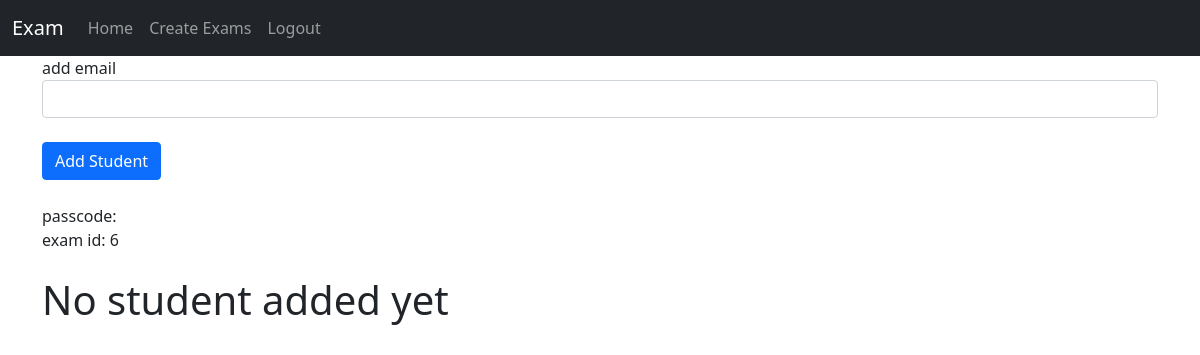
Page /teacher/students/6/ (signed in) on the earlier database version.
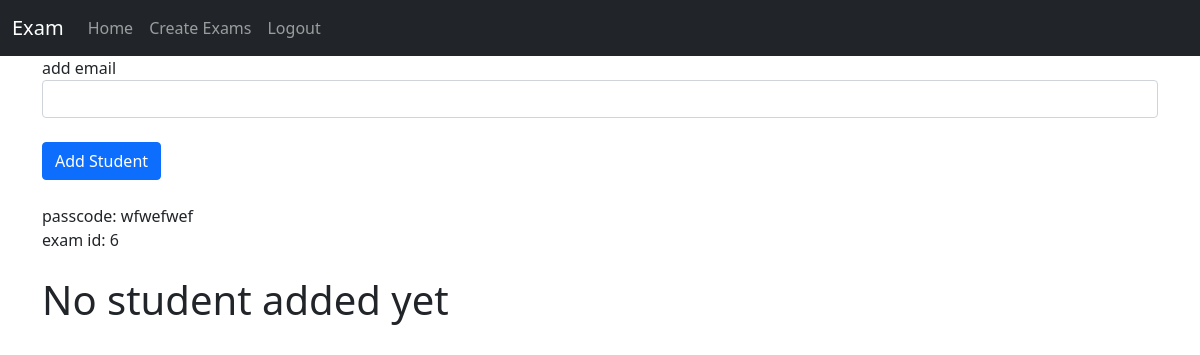
Same page on the later database version.
### apps/teachers/models.py (models this page shows, shortened)
class Exam(models.Model):
    teacher = models.ForeignKey(User, related_name="exams", on_delete=models.CASCADE)
    name = models.CharField(max_length=255)
    duration = models.IntegerField()
    created_on = models.DateTimeField(auto_now=True)
    start_datetime = models.DateTimeField()
    slug = models.SlugField()
    pass_code = models.CharField(max_length=100)
    exam_type = models.CharField(
        max_length=20, choices=(("mc", "multiple choice"), ("essay", "Open Questions"))
    )

### apps/teachers/views.py (the view, shortened to what this page needs)
# urls.py: path("students/<int:exam_id>/", students_create, name="students_create"),
@login_required
@teacher_required
def students_create(request, exam_id):
    exam = get_object_or_404(Exam, pk=exam_id)
    student_form = StudentForm(request.POST or None)
    students = Students.objects.filter(exam=exam)
    print(student_form.errors.as_json())
    return render(
        request,
        "teachers/register_student.html",
        {"exam": exam, "student_form": student_form, "students": students},
    )

### apps/teachers/forms.py
class StudentForm(forms.ModelForm):
    class Meta:
        model = Students
        fields = ["student"]

### templates/teachers/register_student.html (shortened to what this page needs)
{% extends "index.html" %}
{% block content %}
<br>
<br>
<form action="{% url "students_create" exam.id %}" method="post">
    <label for="emails">add email</label>
    <input class="form-control" type="email" name="student" id="email" required>
    <br>
    <button class="btn btn-primary" type="submit">Add Student</button>
</form><br>
passcode: {{exam.pass_code}}<br>
exam id: {{exam.pk}}<br>
<br>
{% if students %}
<table class="table">
    <thead>
        <tr>
            <th scope="col">#</th>
            <th scope="col">student email</th>
            <th scope="col">Actions</th>
        </tr>
    </thead>
    <tbody>
        {% for student in students %}
        <tr>
            <th scope="row">{{ forloop.counter }}</th>
            <td>{{ student.student }}</td>
            <td>
                <a href="{% url 'delete_student' student.pk exam.id %}" class="btn btn-danger">
                    Delete
                </a>
            </td>
        </tr>
        {% endfor %}
    </tbody>
</table>
  {% else %}
  <h1>No student added yet</h1>
  {% endif %}
{% endblock content %}

Differences in the rows shown:
changed Exam id 6: pass_code (not shown) → "wfwefwef"
